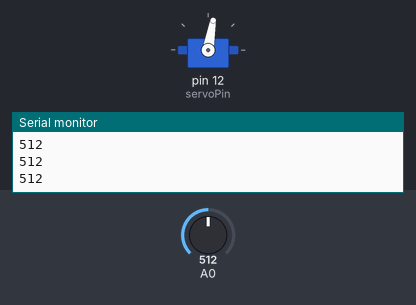
Simulated run of this sketch. Board: Arduino Uno, built with avr-gcc and run on an emulated ATmega328P. Shown: servo, the last lines printed to the serial monitor. The test bench sets the inputs (shaded band); at power-on: A0 = 512.

Above: at 1.2 s.
1.3 s: A0 set to 716
At 2.4 s:
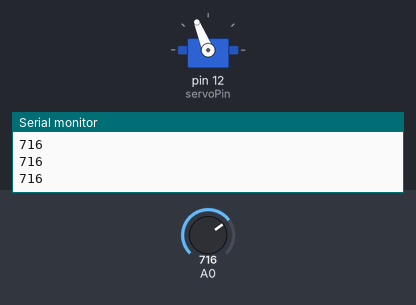
2.8 s: A0 set to 900
At 3.9 s:
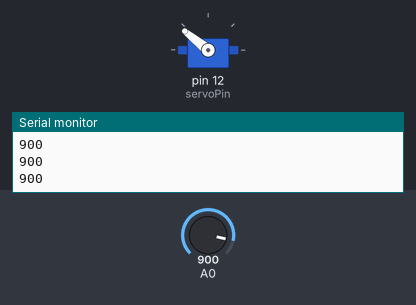
4.3 s: A0 set to 1023
At 4.7 s:
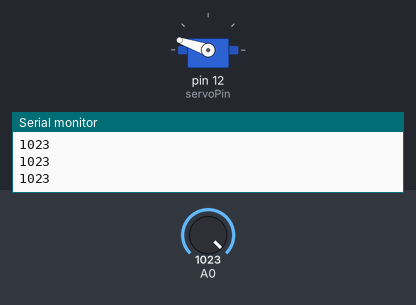
5.8 s: A0 set to 306
At 6.8 s:
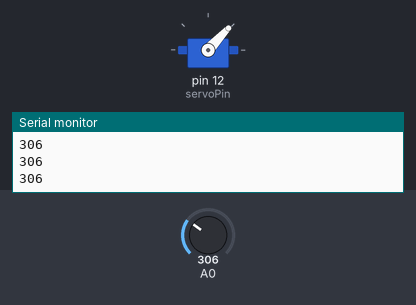
7.3 s: A0 set to 122
At 8.4 s:
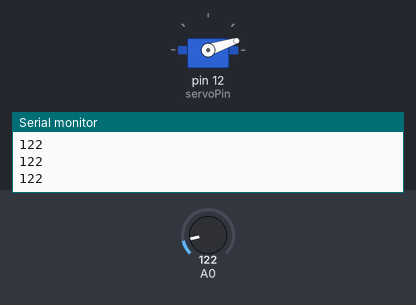
8.8 s: A0 set to 511
At 9.2 s:
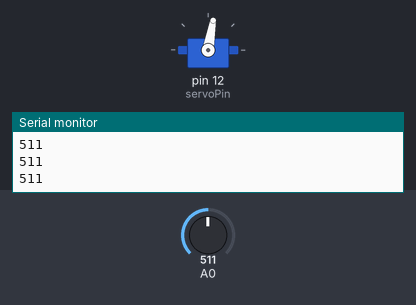
Timing chart, 0 to 11.3 s (numbered marks = the images above; inputs shaded):
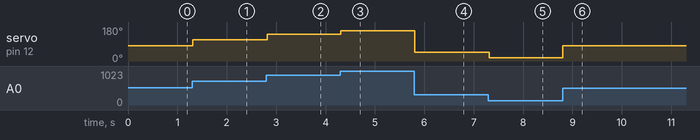

The sketch:

sketch_sep26b.ino
```cpp
#include <Servo.h>

Servo servoMotor;       // creates an instance of the servo object to control a servo
int servoPin = 12;       // Control pin for servo motor

void setup() {
  Serial.begin(9600);       // initialize serial communications
  servoMotor.attach(servoPin);  // attaches the servo on pin 3 to the servo object
}

void loop()
{
  int analogValue = analogRead(A0); // read the analog input
  Serial.println(analogValue);      // print it

  // if your sensor's range is less than 0 to 1023, you'll need to
  // modify the map() function to use the values you discovered:
  int servoAngle = map(analogValue, 0, 1023, 0, 179);
 servoAngle = servoAngle * .9;
  // move the servo using the angle from the sensor:
   servoMotor.write(servoAngle);
  delay(20);
}
```

Measured:
- after the input at 1.3 s, servo on pin 12 (servoPin): 80° → 112° at once
- after the input at 2.8 s, servo on pin 12 (servoPin): 112° → 141° at once
- after the input at 4.3 s, servo on pin 12 (servoPin): 141° → 161° at once
- after the input at 5.8 s, servo on pin 12 (servoPin): 161° → 47° at once
- after the input at 7.3 s, servo on pin 12 (servoPin): 47° → 18° at once
- after the input at 8.8 s, servo on pin 12 (servoPin): 18° → 80° at once
